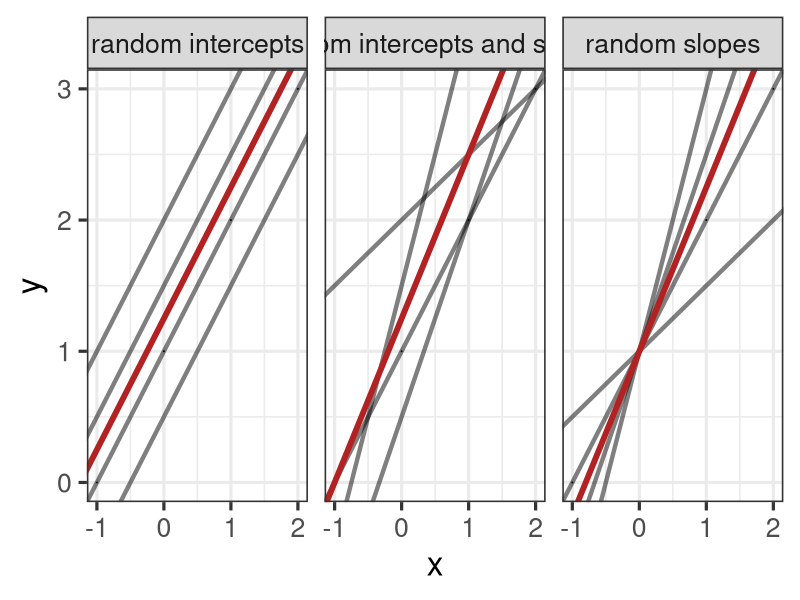
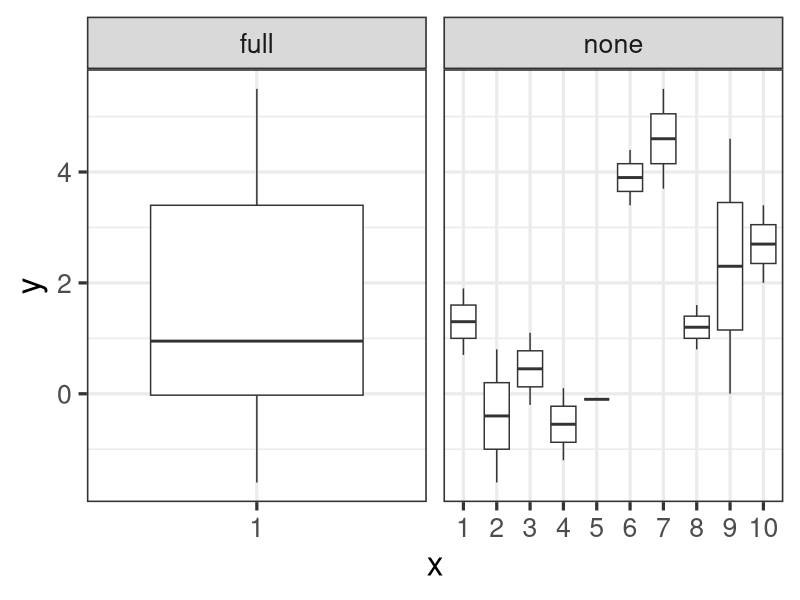
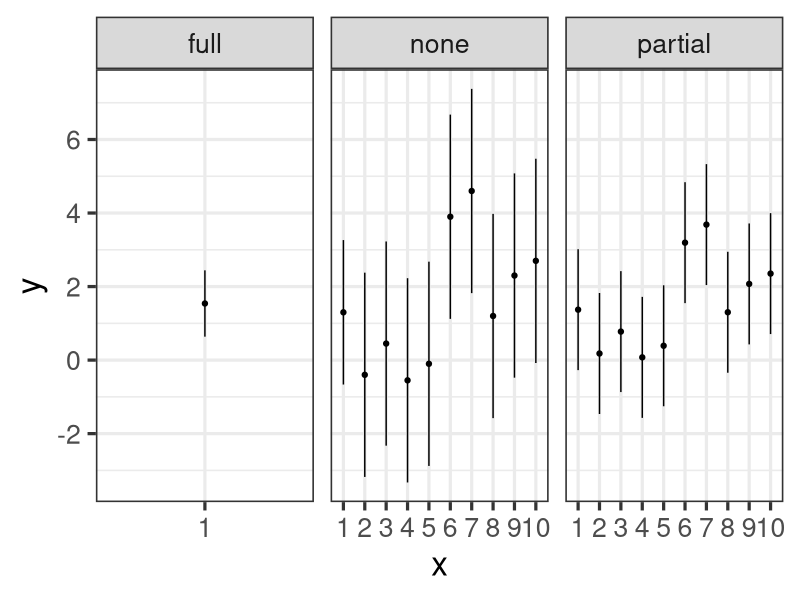

Write R code to recreate these figures, in order.

## ----setup,include=FALSE,echo=FALSE--------------------------------------
require(knitr)
require(ggplot2)
library(arm)
opts_chunk$set(include=TRUE,cache=TRUE,fig.align='center')
options(digits = 3)


## ----intercept_slope_plot,echo=FALSE,fig.height=4,fig.width=12-----------
df <- data.frame(intercept = c(1, 1, 1, 1, 1, 1.5, 2, .5, 1, 1.5, 2, .5), slope = c(1, 2, .5, 1.5, 1, 1, 1, 1, 1, 2, .5, 1.5), subject = factor(rep(1:4, times = 3)), example = factor(rep(c("random slopes", "random intercepts", "random intercepts and slopes"), each = 4), ordered = TRUE))
df.points <- data.frame(x = rep(-1:2, times = 3), y = rep(0:3, times = 3), example = factor(rep(c("random slopes", "random intercepts", "random intercepts and slopes"), each = 4), ordered = TRUE))
df$mean.intercept <- rep(c(1, 1.25, 1.25), each = 4)
df$mean.slope <- rep(c(1.25, 1, 1.25), each = 4)
p <- ggplot(df.points, aes(x = x, y = y)) + geom_point(size = 0) + facet_wrap(~example)
p + geom_abline(data = df, aes(intercept = intercept, slope = slope), color = "black", size = 1.5, alpha = 1/2) + geom_abline(data = df, aes(intercept = mean.intercept, slope = mean.slope), color = "firebrick", size = 2) + facet_wrap(~example) + theme_bw(base_size = 24)


## ----,eval=FALSE---------------------------------------------------------
## model {
##   y[i] ~ normal(inprod(x[i], b), sigma);
##   b ~ normal(0, 1);
## }


## ----pool_comp-----------------------------------------------------------
data(sleep)
pool <- lm(extra ~ 1, data = sleep)
no.pool <- lm(extra ~ ID, data = sleep)
library(lme4)
part.pool <- lmer(extra ~ 1 + (1|ID), data = sleep)


## ------------------------------------------------------------------------
display(pool)


## ------------------------------------------------------------------------
display(no.pool)


## ------------------------------------------------------------------------
display(part.pool)


## ----pool_boxes,echo=FALSE,fig.height=4,fig.width=10---------------------
df <- data.frame(x = factor(c(rep(1, length(sleep$extra)), sleep$ID)), y = rep(sleep$extra, times = 2), pool = factor(rep(c("full", "none"), each = length(sleep$extra))))
ggplot(df, aes(x, y)) + geom_boxplot() + facet_wrap(~pool, drop = TRUE, scales = "free_x") + theme_bw(base_size = 24)


## ----model_coefs,echo=FALSE,fig.height=4,fig.width=10--------------------
df <- data.frame(x = factor(c(1, rep(unique(sleep$ID), times = 2))), y = c(coef(pool), c(coef(no.pool)[1], coef(no.pool)[-1] + coef(no.pool)[1]), coef(part.pool)$ID[,1]), pool = factor(rep(c("full", "none", "partial"), c(1, 10, 10))), se = c(summary(pool)$coef[,2], coef(summary(no.pool))[,2], se.ranef(part.pool)$ID))
ggplot(df, aes(x, y, ymin = y - 2 * se, ymax = y + 2 * se)) + geom_point() + geom_errorbar(width = 0) + facet_wrap(~pool, drop = TRUE, scales = "free_x") + theme_bw(base_size = 24)


## ----pred_setup,echo=FALSE-----------------------------------------------
pool <- lm(extra ~ group, data = sleep)
no.pool <- lm(extra ~ group + ID, data = sleep)
part.pool <- lmer(extra ~ group + (1|ID), data = sleep)


## ------------------------------------------------------------------------
display(pool)


## ------------------------------------------------------------------------
display(no.pool)


## ------------------------------------------------------------------------
display(part.pool)


## ----,eval=FALSE---------------------------------------------------------
## fit <- lmer(extra ~ group + (1 + group|ID), data = sleep)
